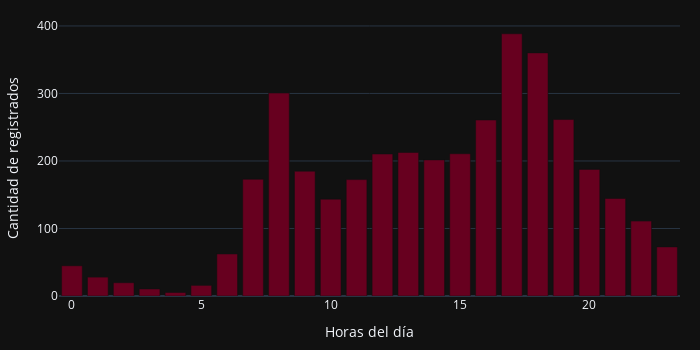

Write notebook code for a chart like this one.
### Markdown cell above
Existe un ligero aumento de registrados para los dias: Martes,Jueves, Viernes y Sábado

### Code cell
# promedio de registrados en las horas durante el día
dias_semana = new_bike_train.groupby('hr').mean()
fig = px.bar(y=dias_semana.cnt, x=dias_semana.index,color_discrete_sequence=px.colors.sequential.RdBu, template='plotly_dark')
fig.update_layout(height=350, width=700, margin=dict(l=20, r=20, t=20, b=20))
fig.update_xaxes(title_text="Horas del día")
fig.update_yaxes(title_text="Cantidad de registrados")
fig.show()

### Figure 1 — Plotly figure (JSON) as saved in the notebook; plotly's stock layout.template omitted (floating-point values rounded to 4 significant figures)
{"data": [{"alignmentgroup": "True", "hovertemplate": "x=%{x}<br>y=%{y}<extra></extra>", "legendgroup": "", "marker": {"color": "rgb(103,0,31)", "pattern": {"shape": ""}}, "name": "", "offsetgroup": "", "orientation": "v", "showlegend": false, "textposition": "auto", "type": "bar", "x": [0, 1, 2, 3, 4, 5, 6, 7, 8, 9, 10, 11, 12, 13, 14, 15, 16, 17, 18, 19, 20, 21, 22, 23], "xaxis": "x", "y": [44.72, 27.97, 19.61, 10.33, 5.192, 15.72, 62.25, 172.8, 300.6, 184.9, 143.4, 172.4, 210.3, 212.6, 201.6, 210.7, 260.6, 388.4, 360.1, 261.4, 187.5, 144.5, 110.9, 72.71], "yaxis": "y"}], "layout": {"barmode": "relative", "height": 350, "legend": {"tracegroupgap": 0}, "margin": {"b": 20, "l": 20, "r": 20, "t": 20}, "width": 700, "xaxis": {"anchor": "y", "domain": [0, 1], "title": {"text": "Horas del día"}}, "yaxis": {"anchor": "x", "domain": [0, 1], "title": {"text": "Cantidad de registrados"}}}}
